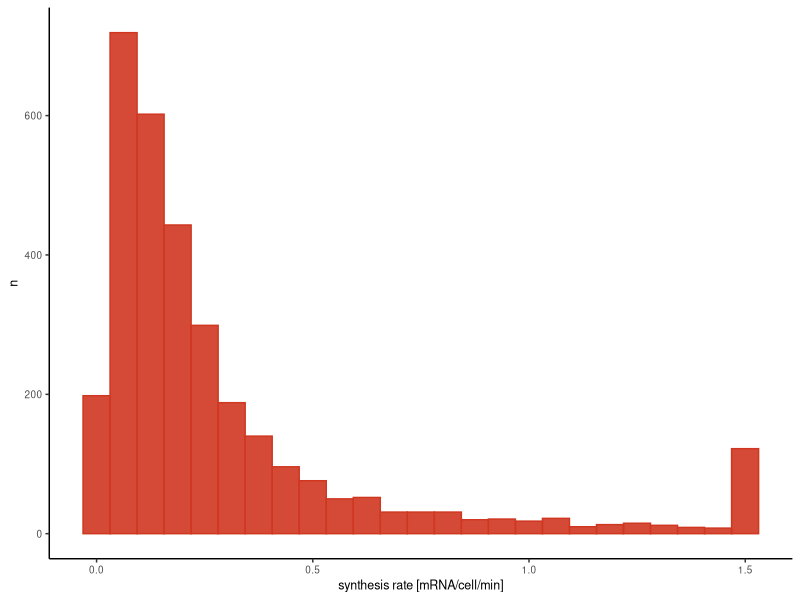

R code for this plot:
rm(list = ls())

library(tidyverse)
library(RColorBrewer)

# upload synthesis rates (crop values above 1.5 for plotting)
# get quartiles
synthesisRates = read.csv("data/synthesisRates.csv") %>% 
  mutate(cropped = ifelse(synthesis_perCell_perMin > 1.5, 1.5, synthesis_perCell_perMin))%>% 
  mutate(quartile = factor(ntile(cropped, 4)))

# plot histogram
p = ggplot(synthesisRates, aes(x = cropped))
p + geom_histogram(bins = 25,color = "#CF3721", fill = "#CF3721", alpha = 0.9) +
  theme_classic() +
  xlab("synthesis rate [mRNA/cell/min]") +
  ylab("n") +
  theme(panel.background = element_rect(fill = "transparent"), # bg of the panel
        plot.background = element_rect(fill = "transparent", color = NA),
        text = element_text(size=9),
        legend.position = "top",
        panel.grid.major = element_blank(), 
        panel.grid.minor = element_blank())
